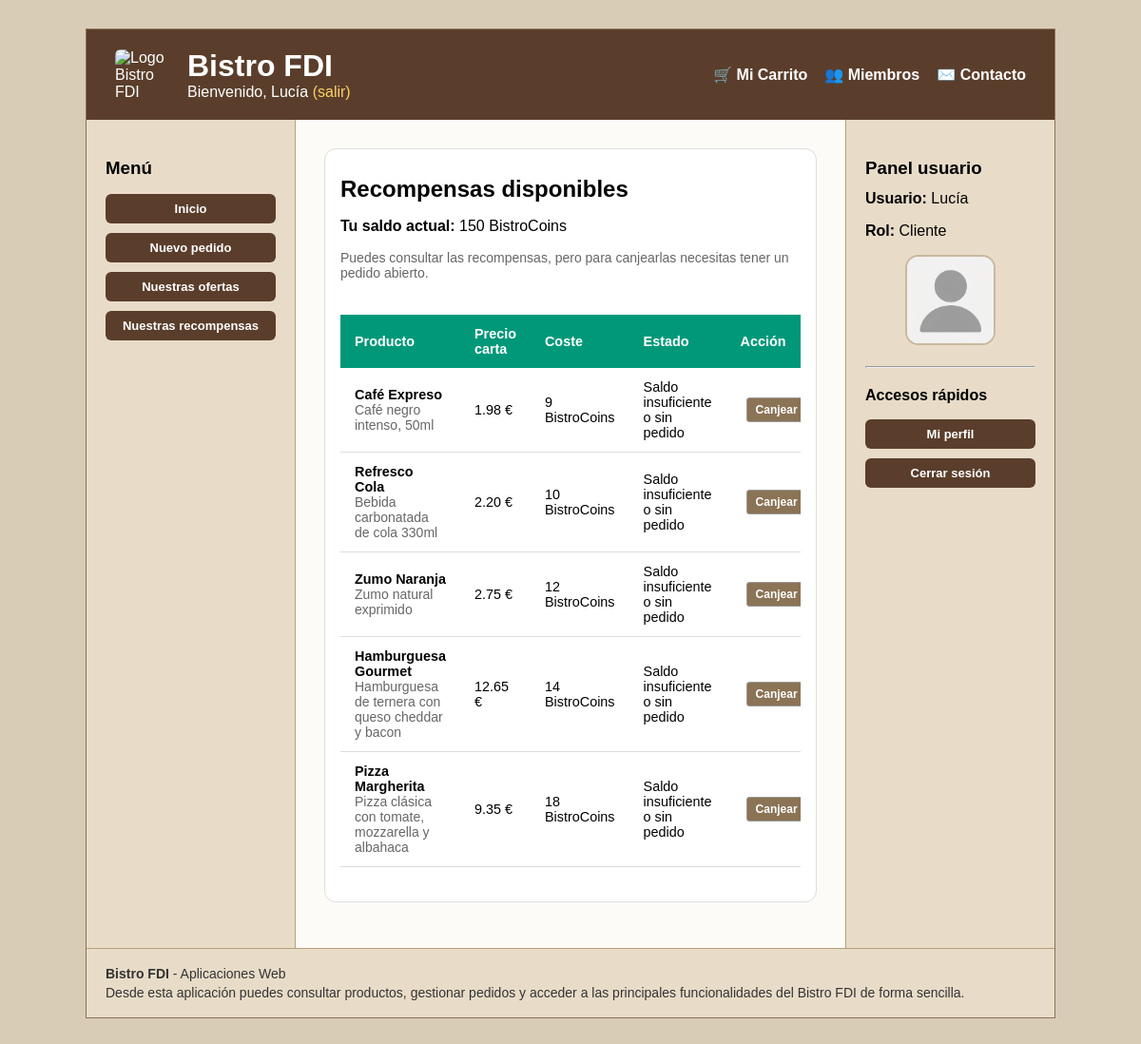
The app's page /vistas/recompensas/recompensaCliente.php (signed in) with its own data.
### tables this page shows
CREATE TABLE IF NOT EXISTS `usuarios` (
    `id` INT AUTO_INCREMENT PRIMARY KEY,
    `username` VARCHAR(100) NOT NULL UNIQUE,
    `email` VARCHAR(150) NOT NULL UNIQUE,
    `nombre` VARCHAR(100) NOT NULL,
    `apellidos` VARCHAR(100) NOT NULL,
    `password_hash` VARCHAR(255) NOT NULL,
    `rol` ENUM('cliente', 'camarero', 'cocinero', 'gerente') NOT NULL DEFAULT 'cliente',
    `avatar_tipo` ENUM('default', 'preset', 'custom') NOT NULL DEFAULT 'default',
    `avatar_valor` VARCHAR(255) DEFAULT NULL,
    `activo` TINYINT(1) NOT NULL DEFAULT 1,
    `deleted_at` TIMESTAMP NULL DEFAULT NULL,
    `created_at` TIMESTAMP DEFAULT CURRENT_TIMESTAMP,
    `updated_at` TIMESTAMP DEFAULT CURRENT_TIMESTAMP ON UPDATE CURRENT_TIMESTAMP,
    `bistrocoins` INT NOT NULL DEFAULT 0
);

CREATE TABLE IF NOT EXISTS `recompensas` (
    `id` INT AUTO_INCREMENT PRIMARY KEY,
    `producto_id` INT NOT NULL,
    `bistrocoins` INT NOT NULL,
    `activa` TINYINT(1) NOT NULL DEFAULT 1,
    `created_at` TIMESTAMP DEFAULT CURRENT_TIMESTAMP,
    `updated_at` TIMESTAMP DEFAULT CURRENT_TIMESTAMP ON UPDATE CURRENT_TIMESTAMP,
    FOREIGN KEY (`producto_id`) REFERENCES `productos`(`id`) ON DELETE CASCADE,
    UNIQUE (`producto_id`)
);

CREATE TABLE IF NOT EXISTS `productos` (
    `id` INT AUTO_INCREMENT PRIMARY KEY,
    `nombre` VARCHAR(100),
    `descripcion` TEXT,
    `categoria_id` INT,
    `precio_base` DECIMAL(10,2),
    `iva` INT,
    `disponible` BOOLEAN,
    `ofertado` BOOLEAN,
    `imagen` VARCHAR(255) DEFAULT NULL,
    `se_cocina` BOOLEAN DEFAULT 1,
    FOREIGN KEY (`categoria_id`) REFERENCES `categorias`(`id`)
);

### includes/UsuarioDAO.php (called while the page is built, shortened)
<?php
require_once __DIR__ . '/../entities/Usuario.php';
require_once __DIR__ . '/util.php';
class UsuarioDAO {
    public static function default_avatar(): string {
        return RUTA_APP . '/img/avatares/default.png';
    }
    private static function row_to_usuario(array $row): Usuario {
        $row['avatar_url'] = self::user_row_to_avatar_url($row);
        return new Usuario(
            (int)$row['id'],
            $row['username'],
            $row['email'],
            $row['nombre'],
            $row['apellidos'],
            $row['password_hash'],
            $row['rol'] ?? 'cliente',
            $row['avatar_tipo'] ?? 'default',
            $row['avatar_valor'] ?? null,
            $row['avatar_url'],
            (int)$row['activo'],
            $row['updated_at'] ?? '',
            (int)($row['bistrocoins'] ?? 0)
        );
    }
    private static function user_row_to_avatar_url(array $row): string {
        $tipo = (string)($row['avatar_tipo'] ?? 'default');
        return self::default_avatar();
    }
    public static function user_find_by_id(int $id, bool $includeInactive = true): ?Usuario {
        $conn = crearConexion();
        $sql = $includeInactive
            ? "SELECT * FROM usuarios WHERE id = ? LIMIT 1"
            : "SELECT * FROM usuarios WHERE id = ? AND activo = 1 LIMIT 1";
        $stmt = $conn->prepare($sql);
        $stmt->bind_param("i", $id);
        $stmt->execute();
        $result = $stmt->get_result();
        $row = $result->fetch_assoc();
        return $row ? self::row_to_usuario($row) : null;
    }
}

### includes/auth.php (called while the page is built, shortened)
<?php
require_once __DIR__ . '/UsuarioDAO.php';
function current_user(): ?Usuario {
    $id = (int)$_SESSION['user_id'];
    $user = UsuarioDAO::user_find_by_id($id);
    return $user;
}
function require_login(): Usuario {
    $user = current_user();
    return $user;
}
        ?>

### entities/Usuario.php (called while the page is built, shortened)
<?php
class Usuario {
    private $nombre;
    private $rol;
    private $avatar_url;
    private $activo;
    private $bistrocoins;
    public function __construct(int $id, string $username, string $email, string $nombre, string $apellidos,
                                string $password_hash, string $rol, string $avatar_tipo, ?string $avatar_valor,
                                string $avatar_url, int $activo, string $updated_at, int $bistrocoins = 0) {
        $this->nombre = $nombre;
        $this->rol = $rol;
        $this->avatar_url = $avatar_url;
        $this->activo = $activo;
        $this->bistrocoins = $bistrocoins;
    }
    public function getNombre(): string { return $this->nombre; }
    public function getRol(): string { return $this->rol; }
    public function getAvatarUrl(): string { return $this->avatar_url; }
    public function isActivo(): bool { return $this->activo === 1; }
    public function getBistrocoins(): int { return $this->bistrocoins; }
}

### includes/PedidoService.php (called while the page is built, shortened)
<?php
class PedidoService
{
    public static function getTipoCarrito(): ?string
    {
        return $_SESSION['carrito']['tipo'] ?? null;
    }
    public static function carritoTieneTipo(): bool
    {
        return self::getTipoCarrito() !== null;
    }
}

### includes/RecompensaDAO.php (called while the page is built, shortened)
<?php
require_once __DIR__ . '/../entities/Recompensa.php';
require_once __DIR__ . '/application.php';
class RecompensaDAO {
    private static function rowToRecompensa(array $fila): Recompensa {
        return new Recompensa(
            $fila['id'],
            $fila['producto_id'],
            $fila['bistrocoins'],
            $fila['activa'] ?? 1,
            $fila['producto_nombre'] ?? '',
            $fila['producto_descripcion'] ?? '',
            $fila['producto_precio_final'] ?? 0,
            $fila['producto_imagen'] ?? null
        );
    }
    public static function getAll(bool $includeInactive = true): array {
        global $conn;
        $sql = "SELECT r.*, p.nombre AS producto_nombre, p.descripcion AS producto_descripcion,
                       ROUND(p.precio_base * (1 + p.iva / 100), 2) AS producto_precio_final,
                       p.imagen AS producto_imagen
                FROM recompensas r
                JOIN productos p ON p.id = r.producto_id";
        if (!$includeInactive) {
            $sql .= " WHERE r.activa = 1";
        }
        $sql .= " ORDER BY r.activa DESC, r.bistrocoins ASC, p.nombre ASC";
        $stmt = $conn->prepare($sql);
        $stmt->execute();
        $result = $stmt->get_result();
        $recompensas = [];
        while ($fila = $result->fetch_assoc()) {
            $recompensas[] = self::rowToRecompensa($fila);
        }
        return $recompensas;
    }
}

### entities/Recompensa.php (called while the page is built, shortened)
<?php
class Recompensa {
    private $bistrocoins;
    private $producto_nombre;
    private $producto_descripcion;
    private $producto_precio_final;
    public function __construct($id, $producto_id, $bistrocoins, $activa = 1, $producto_nombre = '', $producto_descripcion = '', $producto_precio_final = 0.0, $producto_imagen = null) {
        $this->bistrocoins = $bistrocoins;
        $this->producto_nombre = $producto_nombre;
        $this->producto_descripcion = $producto_descripcion;
        $this->producto_precio_final = (float)$producto_precio_final;
    }
    public function getBistrocoins() { return $this->bistrocoins; }
    public function getProductoNombre() { return $this->producto_nombre; }
    public function getProductoDescripcion() { return $this->producto_descripcion; }
    public function getProductoPrecioFinal() { return $this->producto_precio_final; }
}

### includes/util.php (called while the page is built, shortened)
<?php
function escaparHtml(?string $value): string
{
    return htmlspecialchars((string) $value, ENT_QUOTES | ENT_SUBSTITUTE, 'UTF-8');
}

### vistas/recompensas/_fila_recompensa.php (the view, shortened to what this page needs)
<?php
$puede = $disponiblesPedido >= $recompensa->getBistrocoins() && $pedidoId > 0;
?>
<tr>
    <td data-label="Producto">
        <strong><?= escaparHtml($recompensa->getProductoNombre()) ?></strong><br>
        <span class="muted"><?= escaparHtml($recompensa->getProductoDescripcion()) ?></span>
    </td>
    <td data-label="Precio carta">
        <?= number_format($recompensa->getProductoPrecioFinal(), 2) ?> €
    </td>
    <td data-label="Coste">
        <?= (int)$recompensa->getBistrocoins() ?> BistroCoins
    </td>
    <td data-label="Estado">
        <?= $puede ? 'Disponible' : 'Saldo insuficiente o sin pedido' ?>
    </td>
    <td data-label="Acción">
        <form method="post">
            <button type="submit"
                    class="btn small"
                    <?= $puede ? '' : 'disabled' ?>>
                Canjear
            </button>
        </form>
    </td>
</tr>

### vistas/recompensas/recompensaCliente.php (shortened to what this page needs)
<?php
require_once __DIR__ . '/../../includes/auth.php';
require_once __DIR__ . '/../../includes/util.php';
require_once __DIR__ . '/../../includes/RecompensaDAO.php';
require_once __DIR__ . '/../../includes/PedidoService.php';
$user = require_login();
$recompensas = RecompensaDAO::getAll(false);
$saldo = $user->getBistrocoins();
$gastadosPedido = 0;
$disponiblesPedido = max(0, $saldo - $gastadosPedido);
$pedidoId = PedidoService::carritoTieneTipo() ? 1 : 0;
?>
<main>
    <div class="panel">
        <h2>Recompensas disponibles</h2>
        <p><strong>Tu saldo actual:</strong> <?= (int)$saldo ?> BistroCoins</p>
        <?php if ($pedidoId): ?>
            <p><strong>Reservadas en este pedido:</strong> <?= (int)$gastadosPedido ?> BistroCoins</p>
            <p><strong>Disponibles para seguir canjeando:</strong> <?= (int)$disponiblesPedido ?> BistroCoins</p>
        <?php else: ?>
            <p class="muted">
                Puedes consultar las recompensas, pero para canjearlas necesitas tener un pedido abierto.
            </p>
        <?php endif; ?>
        <div class="table-wrap">
            <table class="tabla-movil">
                <thead>
                    <tr>
                        <th>Producto</th>
                        <th>Precio carta</th>
                        <th>Coste</th>
                        <th>Estado</th>
                        <th>Acción</th>
                    </tr>
                </thead>
                <tbody>
                    <?php foreach ($recompensas as $recompensa): ?>
                        <?php require __DIR__ . '/_fila_recompensa.php'; ?>
                    <?php endforeach; ?>
                </tbody>
            </table>
        </div>
    </div>
</main>
<?php
require __DIR__ . '/../../includes/plantilla.php';
?>

### cabecera.php (shortened to what this page needs)
<?php
require_once __DIR__ . '/includes/auth.php';
function mostrarSaludo(): string {
    $user = current_user();
    if ($user) {
        $nombre = $user->getNombre() ?: $user->getUsername();
        return "Bienvenido, " . htmlspecialchars($nombre) .
            " <a href='" . RUTA_APP . "/scripts/usuarios/logout.php'>(salir)</a>";
    }
    return "Usuario desconocido. <a href='" . RUTA_APP . "/vistas/usuarios/acceso.php#login'>Login</a>";
}
?>
<div class="cabecera-superior">
    <div class="cabecera-brand">
        <img src="<?= RUTA_APP ?>/img/logo_personalizado.png" alt="Logo Bistro FDI" class="logo-cabecera">
        <div>
            <h1>Bistro FDI</h1>
            <div class="saludo"><?= mostrarSaludo(); ?></div>
        </div>
    </div>
    <nav class="menu-principal">
        <ul>
            <?php if (current_user()): ?>
                <li><a href="<?= RUTA_APP ?>/vistas/pedidos/carrito.php">🛒 Mi Carrito</a></li>
            <?php endif; ?>
            <li><a href="<?= RUTA_APP ?>/miembros.php">👥 Miembros</a></li>
            <li><a href="<?= RUTA_APP ?>/contacto.php">✉️ Contacto</a></li>
        </ul>
    </nav>
</div>

### sideBarDer.php
<?php
require_once __DIR__ . '/includes/auth.php';
require_once __DIR__ . '/includes/util.php';
$user = current_user();
$nombre = $user ? $user->getNombre() : 'Invitado';
$rol = $user ? $user->getRol() : 'No autenticado';
$avatarSrc = $user ? $user->getAvatarUrl() : '';
?>
<section class="panel-usuario-sidebar">
    <h3>Panel usuario</h3>
    <p><strong>Usuario:</strong> <?= escaparHtml($nombre) ?></p>
    <p><strong>Rol:</strong> <?= escaparHtml(ucfirst($rol)) ?></p>
    <?php if ($user): ?>
        <div class="sidebar-avatar-box">
            <img src="<?= escaparHtml($avatarSrc) ?>"
                 alt="Foto de perfil de <?= escaparHtml($nombre) ?>"
                 class="sidebar-avatar">
        </div>
    <?php endif; ?>
    <hr>
    <nav aria-label="Accesos rápidos del usuario">
        <h4>Accesos rápidos</h4>
        <ul class="menu-izq">
            <?php if ($user && $user->getRol() === 'gerente'): ?>
                <li><a href="<?= RUTA_APP ?>/vistas/usuarios/usuarios.php">Listado de usuarios</a></li>
                <li><a href="<?= RUTA_APP ?>/vistas/usuarios/usuario_form.php?modo=crear">Registrar trabajador</a></li>
                <li><a href="<?= RUTA_APP ?>/vistas/usuarios/perfil.php">Mi perfil</a></li>
                <li><a href="<?= RUTA_APP ?>/scripts/usuarios/logout.php">Cerrar sesión</a></li>
            <?php elseif ($user): ?>
                <li><a href="<?= RUTA_APP ?>/vistas/usuarios/perfil.php">Mi perfil</a></li>
                <li><a href="<?= RUTA_APP ?>/scripts/usuarios/logout.php">Cerrar sesión</a></li>
            <?php else: ?>
                <li><a href="<?= RUTA_APP ?>/vistas/usuarios/acceso.php#login">Iniciar sesión</a></li>
                <li><a href="<?= RUTA_APP ?>/vistas/usuarios/registro.php">Registrarse</a></li>
            <?php endif; ?>
        </ul>
    </nav>
</section>

### CSS/estilo.css (style rules this page uses)
*, *::before, *::after { box-sizing: border-box; }
html, body { overflow-x: hidden; }
body { margin: 0; padding: 0; background-color: #d9ccb7; font-family: Arial, sans-serif; }
main { width: 100%; max-width: 100%; min-width: 0; }
h1 { margin-bottom: 20px; }
h2 { margin: 0 0 16px 0; }
h3 { margin: 20px 0 12px 0; }
h4 { margin: 20px 0 12px 0; }
p { margin: 0 0 16px 0; }
.cabecera-superior { display: flex; justify-content: space-between; align-items: center; gap: 30px; flex-wrap: wrap; }
.cabecera-brand { display: flex; align-items: center; gap: 16px; min-width: 0; }
.logo-cabecera { width: 60px; height: auto; border-radius: 6px; flex-shrink: 0; }
.cabecera-brand h1 { margin: 0; font-size: 2rem; }
.saludo a { color: #ffd166; text-decoration: none; }
.menu-principal ul { list-style: none; display: flex; gap: 18px; margin: 0; padding: 0; flex-wrap: wrap; }
.menu-principal a { color: white; text-decoration: none; font-weight: bold; }
.menu-izq { list-style: none; padding: 0; }
.menu-izq li { margin-bottom: 10px; }
.menu-izq a, #sidebar-der ul a { display: block; padding: 8px 10px; background-color: #5a3e2b; color: white; text-decoration: none; border-radius: 6px; font-weight: bold; font-size: 13px; text-align: center; }
#sidebar-der ul { list-style: none; padding: 0; }
#sidebar-der li { margin-bottom: 10px; }
.btn { display: inline-block; padding: 6px 12px; margin: 6px; font-size: 13px; text-decoration: none; border-radius: 3px; color: white; background-color: #8b7355; font-weight: bold; white-space: normal; text-align: center; }
.btn.small, button.small { padding: 5px 9px; font-size: 12px; }
button, input[type="submit"] { display: inline-block; border: 1px solid #999; background: #f6f6f6; padding: 8px 12px; border-radius: 6px; text-decoration: none; color: #222; cursor: pointer; font-size: 14px; }
table { border-collapse: collapse; width: 100%; max-width: 100%; margin: 20px 0; font-size: 0.9em; table-layout: auto; }
thead tr { background-color: #009879; color: #ffffff; text-align: left; }
th, td { padding: 12px 15px; word-wrap: break-word; }
tbody tr { border-bottom: 1px solid #dddddd; }
.tabla-scroll, .table-wrap { width: 100%; overflow-x: auto; }
.table-wrap table { width: 100%; table-layout: auto; }
.panel { border: 1px solid #ddd; border-radius: 12px; background: #fff; padding: 16px; margin-bottom: 18px; width: 100%; max-width: 100%; overflow-x: auto; min-width: 0; }
.panel h2, .panel h3 { margin-top: 0; }
.muted { color: #666; font-size: 14px; }
.sidebar-avatar-box { margin: 14px 0 18px; text-align: center; }
.sidebar-avatar { width: 95px; height: 95px; border-radius: 14px; object-fit: cover; border: 2px solid #c9b89d; background: #fff; display: inline-block; }

### records on screen
usuarios: nombre "Lucía", bistrocoins "150", rol "Cliente"
recompensas: producto.nombre "Café Expreso", producto.descripcion "Café negro intenso, 50ml", ProductoPrecioFinal "1.98", bistrocoins "9", shows "Saldo insuficiente o sin pedido"
recompensas: producto.nombre "Refresco Cola", producto.descripcion "Bebida carbonatada de cola 330ml", ProductoPrecioFinal "2.20", bistrocoins "10", shows "Saldo insuficiente o sin pedido"
recompensas: producto.nombre "Zumo Naranja", producto.descripcion "Zumo natural exprimido", ProductoPrecioFinal "2.75", bistrocoins "12", shows "Saldo insuficiente o sin pedido"
recompensas: producto.nombre "Hamburguesa Gourmet", producto.descripcion "Hamburguesa de ternera con queso cheddar y bacon", ProductoPrecioFinal "12.65", bistrocoins "14", shows "Saldo insuficiente o sin pedido"
recompensas: producto.nombre "Pizza Margherita", producto.descripcion "Pizza clásica con tomate, mozzarella y albahaca", ProductoPrecioFinal "9.35", bistrocoins "18", shows "Saldo insuficiente o sin pedido"
